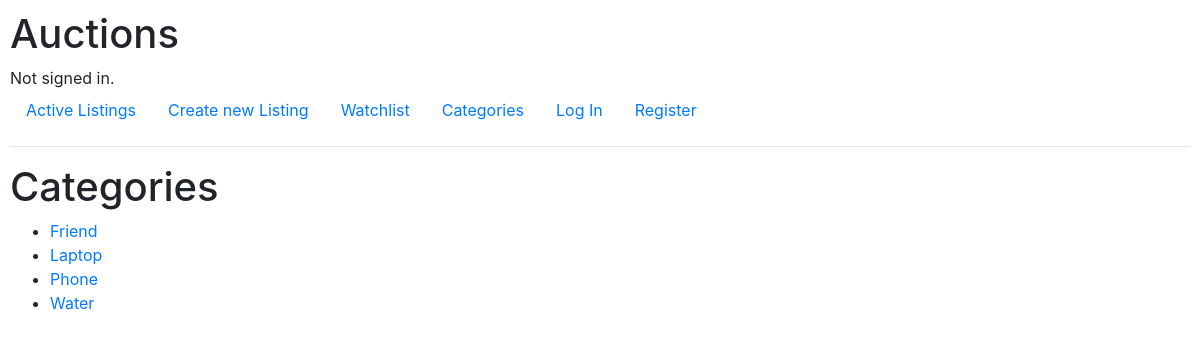
The page /categories on the database its author committed.
### auctions/models.py (models this page shows, shortened)
class Listing(models.Model):
    title = models.CharField(max_length=255)
    description = models.TextField()
    price = models.DecimalField(max_digits=10, decimal_places=2)
    created_at = models.DateTimeField(auto_now_add=True)
    updated_at = models.DateTimeField(auto_now=True)
    owner = models.ForeignKey(User, on_delete=models.CASCADE)
    category = models.CharField(max_length=50, blank=True)
    image_url = models.URLField(blank=True, null=True)
    is_active = models.BooleanField(default=True)
    winner = models.ForeignKey(User, related_name='won_listings', null=True, blank=True, on_delete=models.SET_NULL)

### auctions/views.py (the view)
# urls.py: path("categories", views.categories, name="categories"),
def categories(request):
    categories = Listing.objects.values_list('category', flat=True).distinct()
    if not categories:
        return render(request, "auctions/error.html", {
            "message": "No categories found."
        })
    return render(request, "auctions/categories.html", {
        "categories": categories,
    })

### auctions/templates/auctions/categories.html
{% extends 'auctions/layout.html' %}
{% block body %}
    <h1>Categories</h1>
    <ul>
        {% for category in categories %}
            <li>
                <a href="{% url 'category_listings' category %}">{{ category }}</a>
            </li>
        {% endfor %}
    </ul>
{% endblock %}

### auctions/static/auctions/styles.css (style rules this page uses)
body { padding: 10px; }

### rows shown on the page
Listing: category "Friend"
Listing: category "Laptop"
Listing: category "Water"

### other values the page prints
{{ category }} "Phone"
